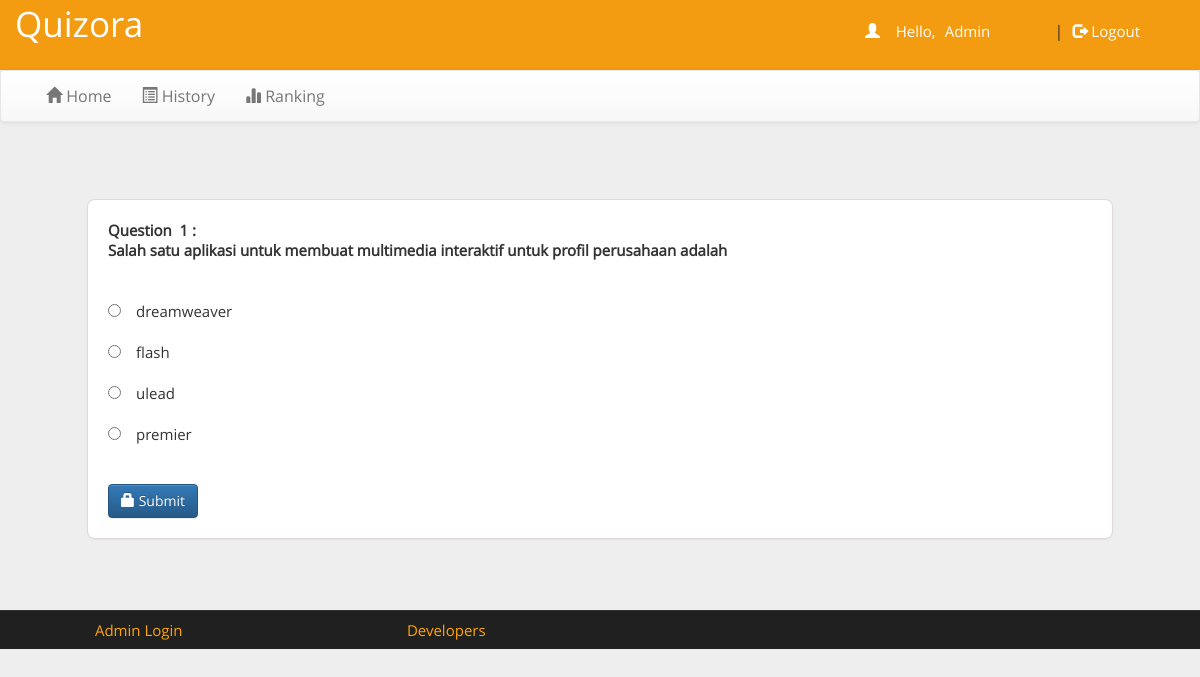
The page /account.php?q=quiz&step=2&eid=6169167a73486&n=1&t=20 (signed in) on the database its author committed.
### tables this page shows
CREATE TABLE `questions` (
  `eid` text NOT NULL,
  `qid` text NOT NULL,
  `qns` text NOT NULL,
  `choice` int(10) NOT NULL,
  `sn` int(11) NOT NULL
);

CREATE TABLE `options` (
  `qid` varchar(50) NOT NULL,
  `option` varchar(5000) NOT NULL,
  `optionid` text NOT NULL
);

### account.php (the view, shortened to what this page needs)
<!DOCTYPE html PUBLIC "-//W3C//DTD XHTML 1.0 Transitional//EN" "http://www.w3.org/TR/xhtml1/DTD/xhtml1-transitional.dtd">
<html xmlns="http://www.w3.org/1999/xhtml">
<head>
  <link rel="stylesheet" href="css/bootstrap.min.css"/>
  <link rel="stylesheet" href="css/bootstrap-theme.min.css"/>
  <link rel="stylesheet" href="css/main.css">
  <link rel="stylesheet" href="css/font.css">
</head>
<body>
  <div class="header">
    <div class="row">
      <div class="col-lg-6">
        <span class="logo">Quizora</span>
      </div>
      <div class="col-md-4 col-md-offset-2">
        <?php
          include_once 'dbConnection.php';
            if(!(isset($_SESSION['email']))){
          header("location:signUp.php");
          } else {
            $name = $_SESSION['name'];
            echo '<span class="pull-right top title1" ><span class="log1"><span class="glyphicon glyphicon-user" aria-hidden="true"></span>&nbsp;&nbsp;&nbsp;&nbsp;Hello,</span> <a href="account.php?q=1" class="log log1">'.$name.'</a>&nbsp;|&nbsp;<a href="logout.php?q=account.php" class="log"><span class="glyphicon glyphicon-log-out" aria-hidden="true"></span>&nbsp;Logout</button></a></span>';
          }?>
      </div>
    </div>
  </div>
  <div class="bg">
    <nav class="navbar navbar-default title1">
      <div class="container-fluid">
        <div class="collapse navbar-collapse" id="bs-example-navbar-collapse-1">
          <ul class="nav navbar-nav">
            <li <?php if(@$_GET['q']==1) echo'class="active"'; ?> ><a href="account.php?q=1"><span class="glyphicon glyphicon-home" aria-hidden="true"></span>&nbsp;Home<span class="sr-only">(current)</span></a></li>
            <li <?php if(@$_GET['q']==2) echo'class="active"'; ?>><a href="account.php?q=2"><span class="glyphicon glyphicon-list-alt" aria-hidden="true"></span>&nbsp;History</a></li>
            <li <?php if(@$_GET['q']==3) echo'class="active"'; ?>><a href="account.php?q=3"><span class="glyphicon glyphicon-stats" aria-hidden="true"></span>&nbsp;Ranking</a></li>
          </ul>
        </div>
      </div>
    </nav>
    <div class="container">
      <div class="row">
        <div class="col-md-12">
          <?php
            if(@$_GET['q']== 'quiz' && @$_GET['step']== 2) {
              $eid=@$_GET['eid'];
              $sn=@$_GET['n'];
              $total=@$_GET['t'];
              $q=mysqli_query($con,"SELECT * FROM questions WHERE eid='$eid' AND sn='$sn' " );
              echo '<div class="panel" style="margin:5%">';
              while($row=mysqli_fetch_array($q) ) {
                $qns=$row['qns'];
                $qid=$row['qid'];
                echo '<b>Question &nbsp;'.$sn.'&nbsp;:<br />'.$qns.'</b><br /><br />';
              }
              $q=mysqli_query($con,"SELECT * FROM options WHERE qid='$qid' " );
              echo '<form action="update.php?q=quiz&step=2&eid='.$eid.'&n='.$sn.'&t='.$total.'&qid='.$qid.'" method="POST"  class="form-horizontal">
              <br />';
              while($row=mysqli_fetch_array($q) ) {
                $option=$row['option'];
                $optionid=$row['optionid'];
                echo'<input type="radio" name="ans" value="'.$optionid.'">&emsp;'.$option.'<br /><br />';
              }
              echo'<br /><button type="submit" class="btn btn-primary"><span class="glyphicon glyphicon-lock" aria-hidden="true"></span>&nbsp;Submit</button></form></div>';
            }
          ?>
        </div>
      </div>
    </div>
  </div>
  <div class="row footer">
    <div class="col-md-3 box">
      <a href="#" data-toggle="modal" data-target="#login">Admin Login</a>
    </div>
    <div class="col-md-3 box">
      <a href="#" data-toggle="modal" data-target="#developers">Developers</a>
    </div>
  </div>
</body>
</html>

### css/main.css (style rules this page uses)
body { overflow-x:hidden; width:100%; font: 15px 'Open Sans', sans-serif; background:#eee; min-height:550px; background-attachment:fixed; }
.bg { min-height:540px; }
.panel { border-color:#e0dada; border-radius: 8px; margin:40px; padding:20px; font: 15px 'Open Sans', sans-serif; align-items: center; justify-content: center; }
.header { background:#f39c12; height:70px; }
.logo { font-family:'Open Sans', sans-serif; font-size:35px; color:#fff; margin:15px; }
.title1 { font: 16px 'Open Sans', sans-serif; }
.footer { font-size:15px; text-align:center; border-top:1px solid; border-color:#323232; background-color:#202020; }
.footer a { margin:25px; color:orange; text-decoration:none; font: 15px 'Open Sans', sans-serif; }
.box { padding:9px; }
.top { margin-top:20px; }
.log1 { font: 15px 'Open Sans', sans-serif; color:#fff; margin-left:10px; }
.log { margin:10px; margin-right:60px; margin-left:5px; color:#fff; text-decoration:none; font-size:20px; font-size:15px; }

### rows shown on the page
questions: qns "Salah satu aplikasi untuk membuat multimedia interaktif untuk profil perusahaan adalah"
options: option "dreamweaver"
options: option "flash"
options: option "ulead"
options: option "premier"

### other values the page prints
$name "Admin"
